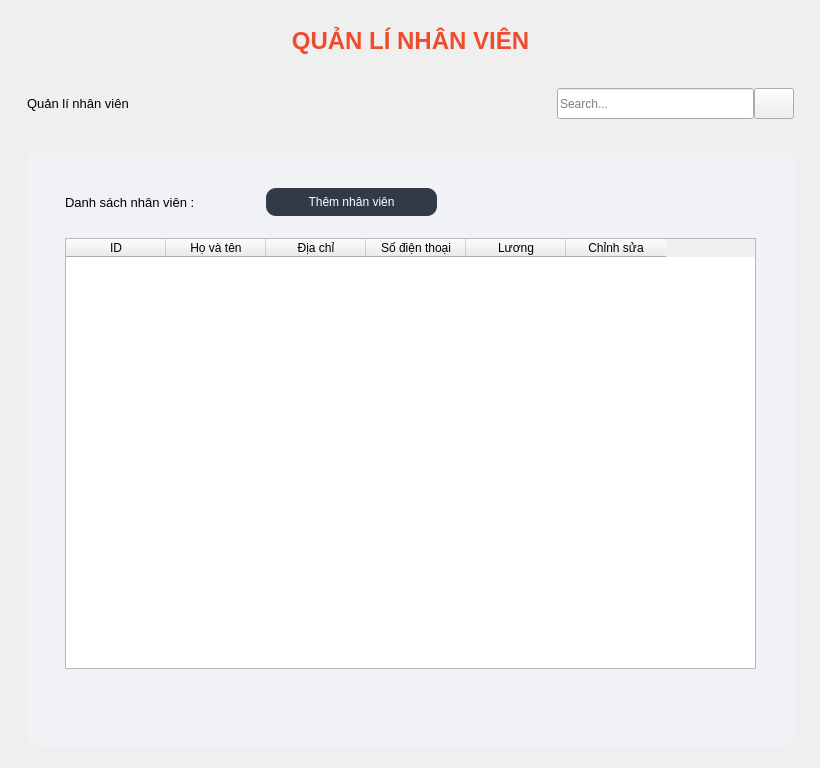
         <widget class="QWidget" name="emp">
          <layout class="QGridLayout" name="gridLayout_11">
           <item row="0" column="1">
            <spacer name="verticalSpacer_11">
             <property name="orientation">
              <enum>Qt::Vertical</enum>
             </property>
             <property name="sizeHint" stdset="0">
              <size>
               <width>20</width>
               <height>16</height>
              </size>
             </property>
            </spacer>
           </item>
           <item row="1" column="1" rowspan="2">
            <layout class="QGridLayout" name="gridLayout_10">
             <property name="horizontalSpacing">
              <number>8</number>
             </property>
             <property name="verticalSpacing">
              <number>33</number>
             </property>
             <item row="0" column="0">
              <widget class="QLabel" name="label_10">
               <property name="font">
                <font>
                 <pointsize>18</pointsize>
                 <weight>75</weight>
                 <bold>true</bold>
                </font>
               </property>
               <property name="styleSheet">
                <string notr="true">color : #EE4D2D;</string>
               </property>
               <property name="text">
                <string>QUẢN LÍ NHÂN VIÊN</string>
               </property>
               <property name="alignment">
                <set>Qt::AlignCenter</set>
               </property>
              </widget>
             </item>
             <item row="1" column="0">
              <layout class="QHBoxLayout" name="horizontalLayout_17">
               <item>
                <widget class="QLabel" name="label_13">
                 <property name="font">
                  <font>
                   <pointsize>10</pointsize>
                  </font>
                 </property>
                 <property name="text">
                  <string>Quản lí nhân viên</string>
                 </property>
                </widget>
               </item>
               <item>
                <spacer name="horizontalSpacer_15">
                 <property name="orientation">
                  <enum>Qt::Horizontal</enum>
                 </property>
                 <property name="sizeHint" stdset="0">
                  <size>
                   <width>428</width>
                   <height>20</height>
                  </size>
                 </property>
                </spacer>
               </item>
               <item>
                <layout class="QHBoxLayout" name="horizontalLayout_13">
                 <item>
                  <widget class="QLineEdit" name="lineEdit_4">
                   <property name="minimumSize">
                    <size>
                     <width>131</width>
                     <height>31</height>
                    </size>
                   </property>
                   <property name="placeholderText">
                    <string>Search...</string>
                   </property>
                  </widget>
                 </item>
                 <item>
                  <widget class="QPushButton" name="pushButton_12">
                   <property name="minimumSize">
                    <size>
                     <width>31</width>
                     <height>31</height>
                    </size>
                   </property>
                   <property name="text">
                    <string/>
                   </property>
                   <property name="icon">
                    <iconset resource="resource.qrc">
                     <normaloff>:/icons/icons/search-12-xxl.png</normaloff>:/icons/icons/search-12-xxl.png</iconset>
                   </property>
                  </widget>
                 </item>
                </layout>
               </item>
              </layout>
             </item>
             <item row="2" column="0">
              <widget class="QWidget" name="widget_3" native="true">
               <property name="styleSheet">
                <string notr="true">#widget_3 {
background-color: #f0f2f5;
border-radius : 10px;
}</string>
               </property>
               <layout class="QGridLayout" name="gridLayout_9">
                <property name="leftMargin">
                 <number>25</number>
                </property>
                <property name="topMargin">
                 <number>20</number>
                </property>
                <property name="rightMargin">
                 <number>25</number>
                </property>
                <property name="bottomMargin">
                 <number>66</number>
                </property>
                <item row="0" column="1">
                 <spacer name="verticalSpacer_9">
                  <property name="orientation">
                   <enum>Qt::Vertical</enum>
                  </property>
                  <property name="sizeHint" stdset="0">
                   <size>
                    <width>20</width>
                    <height>10</height>
                   </size>
                  </property>
                 </spacer>
                </item>
                <item row="1" column="0">
                 <spacer name="horizontalSpacer_13">
                  <property name="orientation">
                   <enum>Qt::Horizontal</enum>
                  </property>
                  <property name="sizeHint" stdset="0">
                   <size>
                    <width>13</width>
                    <height>20</height>
                   </size>
                  </property>
                 </spacer>
                </item>
                <item row="1" column="1">
                 <layout class="QGridLayout" name="gridLayout_4">
                  <property name="topMargin">
                   <number>0</number>
                  </property>
                  <property name="rightMargin">
                   <number>0</number>
                  </property>
                  <property name="horizontalSpacing">
                   <number>7</number>
                  </property>
                  <property name="verticalSpacing">
                   <number>15</number>
                  </property>
                  <item row="0" column="0">
                   <layout class="QHBoxLayout" name="horizontalLayout_12">
                    <item>
                     <widget class="QLabel" name="label_11">
                      <property name="minimumSize">
                       <size>
                        <width>201</width>
                        <height>41</height>
                       </size>
                      </property>
                      <property name="font">
                       <font>
                        <pointsize>10</pointsize>
                       </font>
                      </property>
                      <property name="text">
                       <string>Danh sách nhân viên : </string>
                      </property>
                     </widget>
                    </item>
                    <item>
                     <widget class="QPushButton" name="pushButton_2">
                      <property name="minimumSize">
                       <size>
                        <width>171</width>
                        <height>28</height>
                       </size>
                      </property>
                      <property name="styleSheet">
                       <string notr="true">background-color: #313a46;
color: #fff;
border-radius:10px</string>
                      </property>
                      <property name="text">
                       <string>Thêm nhân viên</string>
                      </property>
                      <property name="checkable">
                       <bool>true</bool>
                      </property>
                     </widget>
                    </item>
                    <item>
                     <spacer name="horizontalSpacer_6">
                      <property name="orientation">
                       <enum>Qt::Horizontal</enum>
                      </property>
                      <property name="sizeHint" stdset="0">
                       <size>
                        <width>40</width>
                        <height>20</height>
                       </size>
                      </property>
                     </spacer>
                    </item>
                   </layout>
                  </item>
                  <item row="1" column="0">
                   <widget class="QTableWidget" name="table_nhanvien">
                    <property name="minimumSize">
                     <size>
                      <width>691</width>
                      <height>431</height>
                     </size>
                    </property>
                    <column>
                     <property name="text">
                      <string>ID</string>
                     </property>
                    </column>
                    <column>
                     <property name="text">
                      <string>Họ và tên</string>
                     </property>
                    </column>
                    <column>
                     <property name="text">
                      <string>Địa chỉ</string>
                     </property>
                    </column>
                    <column>
                     <property name="text">
                      <string>Số điện thoại</string>
                     </property>
                    </column>
                    <column>
                     <property name="text">
                      <string>Lương</string>
                     </property>
                    </column>
                    <column>
                     <property name="text">
                      <string>Chỉnh sửa</string>
                     </property>
                    </column>
                   </widget>
                  </item>
                 </layout>
                </item>
                <item row="1" column="2">
                 <spacer name="horizontalSpacer_14">
                  <property name="orientation">
                   <enum>Qt::Horizontal</enum>
                  </property>
                  <property name="sizeHint" stdset="0">
                   <size>
                    <width>13</width>
                    <height>20</height>
                   </size>
                  </property>
                 </spacer>
                </item>
                <item row="2" column="1">
                 <spacer name="verticalSpacer_10">
                  <property name="orientation">
                   <enum>Qt::Vertical</enum>
                  </property>
                  <property name="sizeHint" stdset="0">
                   <size>
                    <width>20</width>
                    <height>11</height>
                   </size>
                  </property>
                 </spacer>
                </item>
               </layout>
              </widget>
             </item>
            </layout>
           </item>
           <item row="1" column="2">
            <spacer name="horizontalSpacer_17">
             <property name="orientation">
              <enum>Qt::Horizontal</enum>
             </property>
             <property name="sizeHint" stdset="0">
              <size>
               <width>15</width>
               <height>20</height>
              </size>
             </property>
            </spacer>
           </item>
           <item row="2" column="0">
            <spacer name="horizontalSpacer_16">
             <property name="orientation">
              <enum>Qt::Horizontal</enum>
             </property>
             <property name="sizeHint" stdset="0">
              <size>
               <width>16</width>
               <height>20</height>
              </size>
             </property>
            </spacer>
           </item>
           <item row="3" column="1">
            <spacer name="verticalSpacer_12">
             <property name="orientation">
              <enum>Qt::Vertical</enum>
             </property>
             <property name="sizeHint" stdset="0">
              <size>
               <width>20</width>
               <height>11</height>
              </size>
             </property>
            </spacer>
           </item>
          </layout>
          <widget class="QLabel" name="label_6">
           <property name="geometry">
            <rect>
             <x>390</x>
             <y>250</y>
             <width>55</width>
             <height>16</height>
            </rect>
           </property>
           <property name="text">
            <string/>
           </property>
          </widget>
         </widget>
